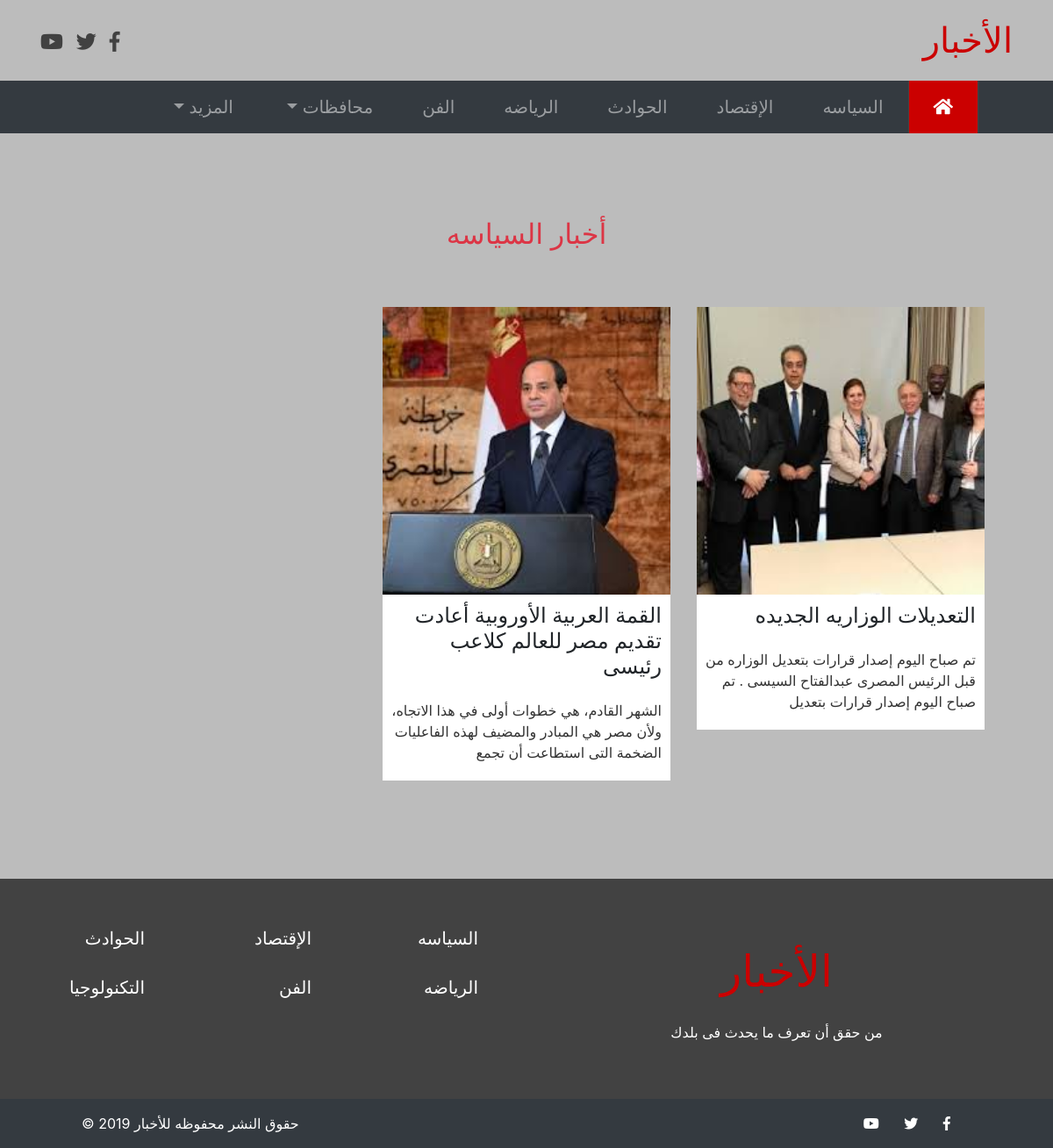
Screenshot of /category.php?type=السياسه with the database file from the repository.
### tables this page shows
CREATE TABLE `nah_newinfo` (
  `nah_newid` int(11) NOT NULL,
  `nah_title` varchar(100) NOT NULL,
  `nah_desc` text NOT NULL,
  `nah_type` varchar(30) NOT NULL,
  `nah_city` varchar(30) NOT NULL,
  `nah_date` date NOT NULL,
  `nah_image` varchar(255) NOT NULL,
  `admin_id` int(11) NOT NULL
);

### category.php (the view)
<?php
include "init.php";
function desclimit($desc){
    if(str_word_count($desc) > 20){
        $more=" ....... المزيد";
    }else{
        $more="";
    }
    $descarray = explode(" " , $desc);
    $slicearray = array_slice($descarray ,0,20);
    $newdesc = implode(" " , $slicearray);
    return $newdesc  . $more;
}
if(isset($_GET["type"])){
    $type = $_GET["type"];
  }else{
    $type = "";
  }
$q = "SELECT nah_title , nah_desc , nah_image , nah_newid FROM nah_newinfo where nah_type = '$type' ORDER BY nah_date DESC";
$allnews  = mysqli_query($conn , $q);
?>
<div class="cat-news py-5">
    <div class="container p-5 ">
        <h2 class="text-center text-danger mb-5">أخبار <?php echo $type ;?></h2>
        <div class="row">
            <?php
               while($typenew = mysqli_fetch_array($allnews)) {
            ?>
            <div class="col-md-4">
                <div class="cat-item my-3">
                    <img class="img-fluid" src="admin/<?php echo $typenew[2] ;?>" alt="imagenew"/>
                    <h4><?php echo $typenew[0] ;?></h4>
                    <a href="news.php?id=<?php echo $typenew[3] ;?>">
                        <p><?php echo desclimit($typenew[1]) ;?></p>
                    </a>
                </div>
            </div>
            <?php } ?>
       </div>
    </div>
</div>
<?php
   include "includes/footer.php";
?>

### layout/css/style.css (style rules this page uses)
body { background-color: #bcbcbc; direction: rtl; text-align: right; }
img { width: 500px; height: 300px ; -o-object-fit: cover; object-fit: cover; }
a , a:hover { text-decoration: none; }
.cat-news .cat-item { background-color: #fff; }
.cat-news .cat-item a { color: #333; }
.cat-news .cat-item h4 { padding: 10px 10px 0; }
.cat-news .cat-item p { padding: 15px 10px 20px; }

### rows the page displays
nah_newinfo: nah_image (picture), nah_title "التعديلات الوزاريه الجديده", nah_desc "تم صباح اليوم إصدار قرارات بتعديل الوزاره من قبل الرئيس المصرى عبدالفتاح السيسى . تم صباح اليوم إصدار قرارات بتعديل"
nah_newinfo: nah_image (picture), nah_title "القمة العربية الأوروبية أعادت تقديم مصر للعالم كلاعب رئيسى", nah_desc "الشهر القادم، هي خطوات أولى في هذا الاتجاه، ولأن مصر هي المبادر والمضيف لهذه الفاعليات الضخمة التى استطاعت أن تجمع"

### other values shown
$type[0] "السياسه"
$type[0] "الإقتصاد"
$type[0] "الحوادث"
$type[0] "الرياضه"
$type[0] "الفن"
$type "السياسه"
$type[0] "التكنولوجيا"
